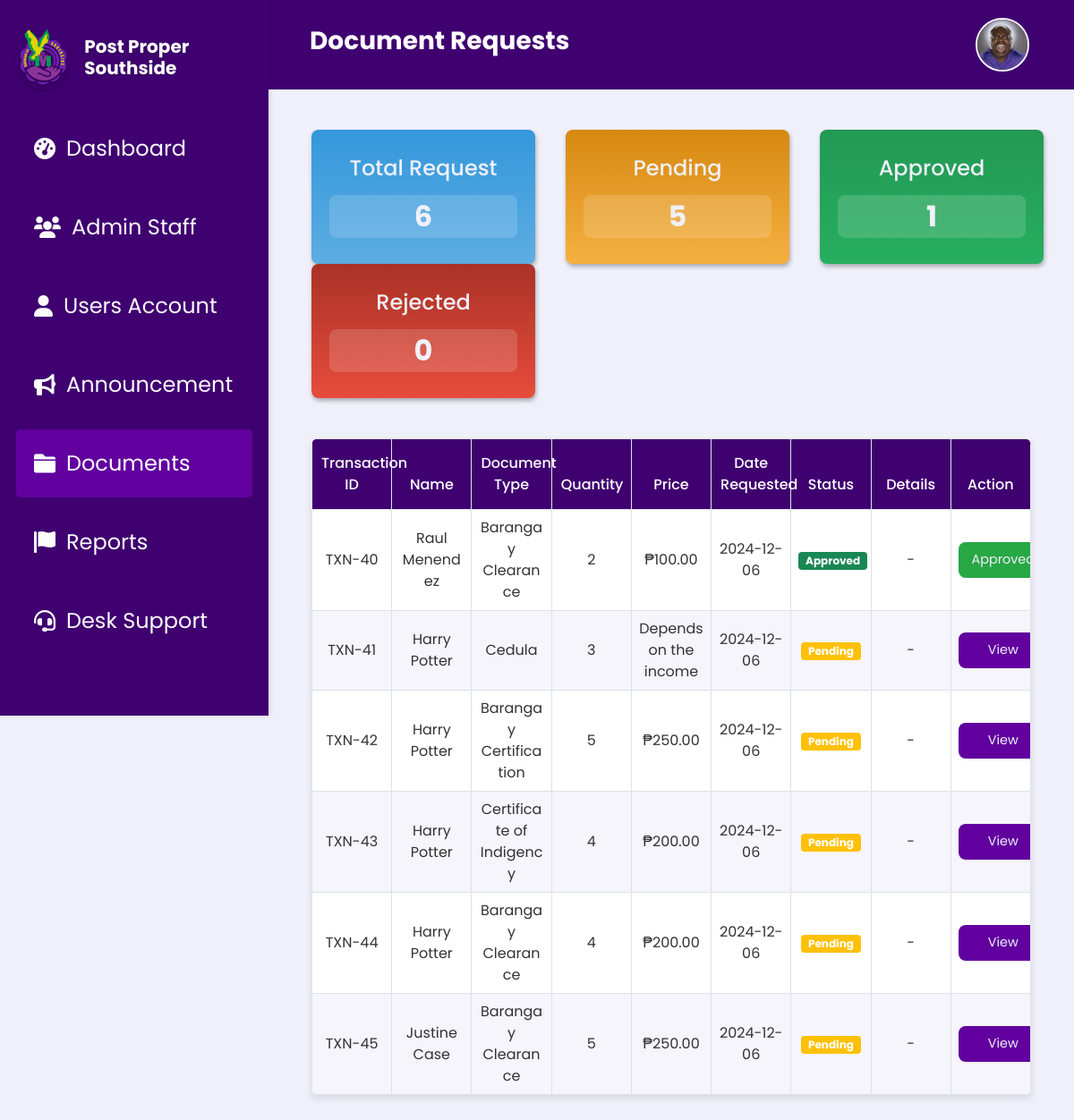
/documents.php (signed in), run on an earlier commit of the app's database.
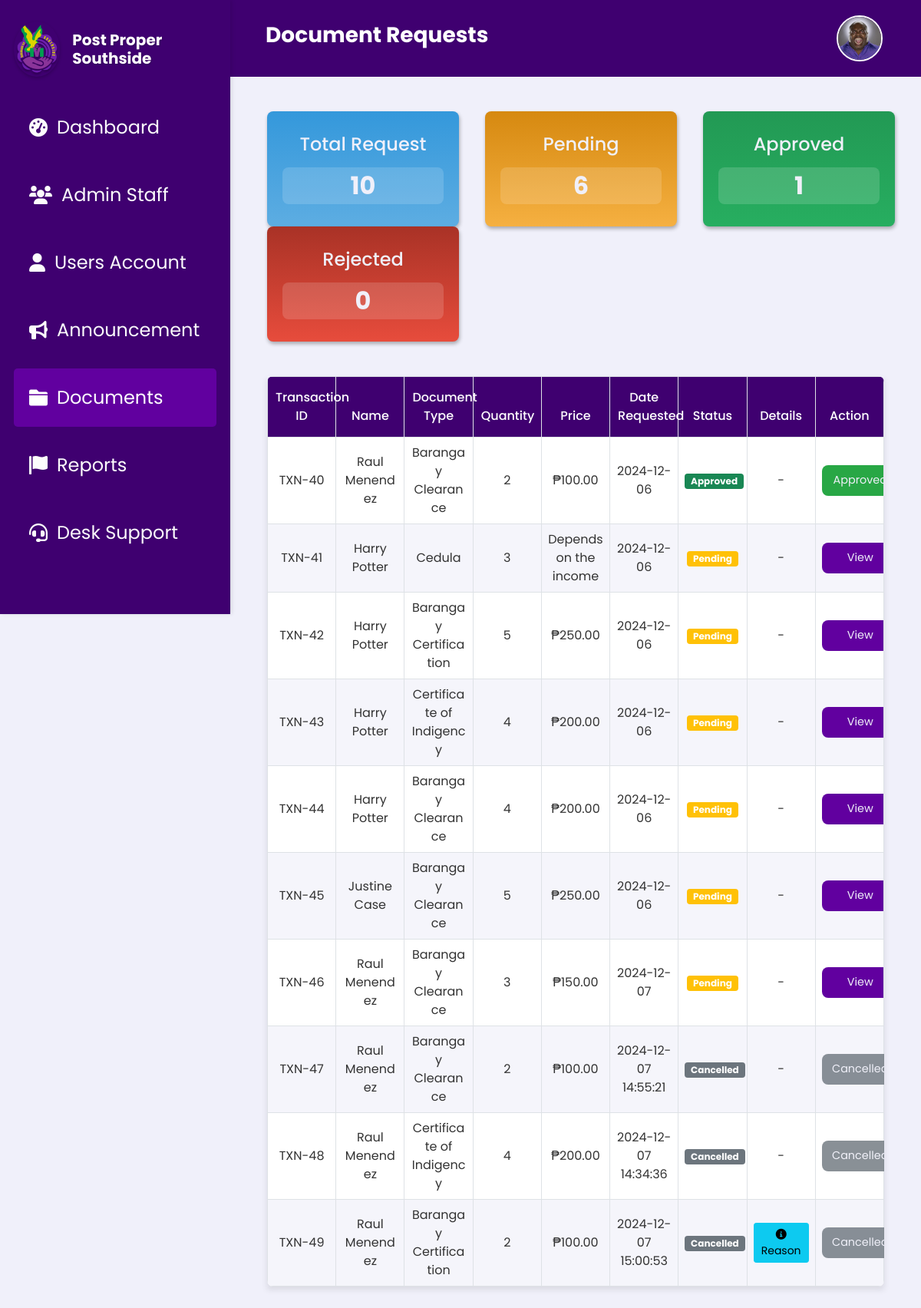
And on a later commit of the database.
### tables this page shows
CREATE TABLE `document_requests` (
  `Id` int(11) NOT NULL,
  `userId` int(11) DEFAULT NULL,
  `DocumentType` varchar(100) NOT NULL DEFAULT 'Barangay Clearance',
  `Name` varchar(255) NOT NULL,
  `Address` varchar(255) DEFAULT NULL,
  `TIN_No` varchar(50) DEFAULT NULL,
  `CTC_No` varchar(50) DEFAULT NULL,
  `Alias` varchar(100) DEFAULT NULL,
  `Age` int(11) DEFAULT NULL,
  `birthday` varchar(10) DEFAULT NULL,
  `PlaceOfBirth` varchar(255) DEFAULT NULL,
  `Occupation` varchar(255) DEFAULT NULL,
  `LengthOfStay` int(11) DEFAULT NULL,
  `Citizenship` varchar(100) DEFAULT NULL,
  `Gender` varchar(10) DEFAULT NULL,
  `CivilStatus` varchar(50) DEFAULT NULL,
  `Purpose` text DEFAULT NULL,
  `Status` varchar(50) DEFAULT NULL,
  `Quantity` int(11) DEFAULT NULL,
  `DateRequested` varchar(255) DEFAULT NULL,
  `valid_id` longtext NOT NULL,
  `valid_id_front` longtext DEFAULT NULL,
  `valid_id_back` longtext DEFAULT NULL,
  `request_picture` longtext NOT NULL,
  `rejection_reason` varchar(255) NOT NULL,
  `cancellation_reason` varchar(255) DEFAULT NULL
);

### documents.php (the view, shortened to what this page needs)
<?php
include 'db.php';
function calculatePrice($documentType, $quantity) {
    switch($documentType) {
        case 'Barangay Clearance':
        case 'Barangay Certification':
        case 'Certificate of Indigency':
            return "₱" . number_format(50.00 * $quantity, 2);
        case 'Cedula':
            return 'Depends on the income';
    }
}
$query = "SELECT Id, Name, DocumentType, Quantity, birthday, DateRequested, Status, cancellation_reason FROM document_requests";
$stmt = $conn->prepare($query);
$stmt->execute();
$documentRequests = $stmt->fetchAll(PDO::FETCH_ASSOC);
$totalRequestQuery = "SELECT COUNT(*) AS total FROM document_requests";
$pendingCountQuery = "SELECT COUNT(*) AS pending FROM document_requests WHERE LOWER(Status) = 'pending'";
$approvedCountQuery = "SELECT COUNT(*) AS approved FROM document_requests WHERE LOWER(Status) = 'approved'";
$rejectedCountQuery = "SELECT COUNT(*) AS rejected FROM document_requests WHERE LOWER(Status) = 'rejected'";
$totalRequest = $conn->query($totalRequestQuery)->fetch(PDO::FETCH_ASSOC)['total'];
$pendingCount = $conn->query($pendingCountQuery)->fetch(PDO::FETCH_ASSOC)['pending'];
$approvedCount = $conn->query($approvedCountQuery)->fetch(PDO::FETCH_ASSOC)['approved'];
$rejectedCount = $conn->query($rejectedCountQuery)->fetch(PDO::FETCH_ASSOC)['rejected'];
?>
<!DOCTYPE html>
<html lang="en">
<head>
    <link rel="stylesheet" href="https://cdn.jsdelivr.net/npm/bootstrap@5.0.2/dist/css/bootstrap.min.css">
    <link rel="stylesheet" href="css/Documents.css">
    <link rel="stylesheet" href="https://cdnjs.cloudflare.com/ajax/libs/font-awesome/5.15.4/css/all.min.css">
</head>
<body>
<?php
    $pageTitle = "Document Requests";
    include 'header.php';
    include 'sidebar.php';
?>
<div class="main-content px-4">
    <div class="statistic-container row text-center">
        <div class="col">
            <div class="card card-request">
                <h2 class="card-title">Total Request</h2>
                <div class="card-text">
                    <?php echo $totalRequest; ?>
                </div>
            </div>
        </div>
        <div class="col">
            <div class="card card-pending">
                <h2 class="card-title">Pending</h2>
                <div class="card-text">
                    <?php echo $pendingCount; ?>
                </div>
            </div>
        </div>
        <div class="col">
            <div class="card card-approved">
                <h2 class="card-title">Approved</h2>
                <div class="card-text">
                    <?php echo $approvedCount; ?>
                </div>
            </div>
        </div>
        <div class="col">
            <div class="card card-rejected">
                <h2 class="card-title">Rejected</h2>
                <div class="card-text">
                    <?php echo $rejectedCount; ?>
                </div>
            </div>
        </div>
    </div>
    <div class="table-responsive">
        <table class="table table-bordered mb-0">
            <thead>
                <tr>
                    <th data-sort="number">Transaction ID</th>
                    <th data-sort="string">Name</th>
                    <th data-sort="string">Document Type</th>
                    <th data-sort="number">Quantity</th>
                    <th data-sort="string">Price</th>
                    <th data-sort="date">Date Requested</th>
                    <th data-sort="status">Status</th>
                    <th>Details</th>
                    <th>Action</th>
                </tr>
            </thead>
            <tbody>
                <?php
                if (!empty($documentRequests)) {
                    foreach ($documentRequests as $row) {
                        echo "<tr>";
                        echo "<td>TXN-" . htmlspecialchars($row['Id']) . "</td>";
                        echo "<td>" . htmlspecialchars($row['Name']) . "</td>";
                        echo "<td>" . htmlspecialchars($row['DocumentType']) . "</td>";
                        echo "<td>" . htmlspecialchars($row['Quantity']) . "</td>";
                        echo "<td>" . calculatePrice($row['DocumentType'], $row['Quantity']) . "</td>";
                        echo "<td>" . htmlspecialchars($row['DateRequested']) . "</td>";
                        $statusBadgeClass = '';
                        switch(strtolower($row['Status'])) {
                            case 'pending':
                                $statusBadgeClass = 'badge bg-warning';
                                break;
                            case 'approved':
                                $statusBadgeClass = 'badge bg-success';
                                break;
                            case 'cancelled':
                                $statusBadgeClass = 'badge bg-secondary';
                                break;
                        }
                        echo "<td><span class='{$statusBadgeClass}'>" . ucfirst(htmlspecialchars(strtolower($row['Status']))) . "</span></td>";
                        echo "<td>";
                        if (strtolower($row['Status']) === 'cancelled' && !empty($row['cancellation_reason'])) {
                            echo '<button class="btn btn-info btn-sm" onclick="showCancellationReason(\'' .
                                 htmlspecialchars($row['cancellation_reason']) .
                                 '\')"><i class="fas fa-info-circle"></i> Reason</button>';
                        } else {
                            echo "-";
                        }
                        echo "</td>";
                        if (strtolower($row['Status']) === 'rejected') {
                            echo '<td><button class="action-button button-rejected" disabled>Rejected</button></td>';
                        } elseif (strtolower($row['Status']) === 'approved') {
                            echo '<td><button class="action-button button-approved" disabled>Approved</button></td>';
                        } elseif (strtolower($row['Status']) === 'cancelled') {
                            echo '<td><button class="action-button button-cancelled" disabled>Cancelled</button></td>';
                        } else {
                            echo '<td><a href="document_verify.php?id=' . htmlspecialchars($row['Id']) . '" class="action-button">View</a></td>';
                        }
                        echo "</tr>";
                    }
                } else {
                    echo "<tr><td colspan='9'>No document requests found.</td></tr>";
                }
                ?>
            </tbody>
        </table>
    </div>
</div>
</body>
</html>

### header.php (shortened to what this page needs)
<!DOCTYPE html>
<html lang="en">
<head>
    <link rel="stylesheet" href="css/header.css">
    <link href="https://cdn.jsdelivr.net/npm/bootstrap@5.0.2/dist/css/bootstrap.min.css" rel="stylesheet">
</head>
<body>
<?php
require 'db.php';
$pageTitle = isset($pageTitle) ? $pageTitle : "Default Title";
if (isset($_SESSION['loggedin']) && $_SESSION['loggedin'] === true && isset($_SESSION['admin_id'])) {
    $adminId = $_SESSION['admin_id'];
    $profileLink = "admin_profile.php";
    try {
        $sql = "SELECT profile_picture FROM admin_accounts WHERE id = ?";
        $stmt = $conn->prepare($sql);
        $stmt->execute([$adminId]);
        $admin = $stmt->fetch(PDO::FETCH_ASSOC);
        $profilePicture = !empty($admin['profile_picture']) ? $admin['profile_picture'] : 'assets/profile.jpg';
    } catch (PDOException $e) {
        echo "Error fetching profile picture: " . $e->getMessage();
        $profilePicture = 'assets/profile.jpg';
    }
} else {
    $profileLink = "splash.php";
    $profilePicture = 'assets/profile.jpg';
}
?>
<div class="header-container">
    <h1 class="page-title"><?php echo $pageTitle; ?></h1>
    <div class="account">
        <a href="<?php echo $profileLink; ?>" class="account-link">
            <img src="<?php echo $profilePicture; ?>" alt="Admin Profile" class="img-fluid rounded-circle account-icon">
        </a>
    </div>
</div>
</body>
</html>

### sidebar.php (shortened to what this page needs)
<!DOCTYPE html>
<html lang="en">
<head>
    <link rel="stylesheet" href="css/Sidebar.css">
    <link rel="stylesheet" href="https://cdnjs.cloudflare.com/ajax/libs/font-awesome/6.0.0-beta3/css/all.min.css">
</head>
<body>
<div class="sidebar">
    <div class="logo-section">
        <img src="assets/Southside.png" alt="Logo" class="logo" onclick="redirectToDashboard()">
        <h3 class="sidebar-title" onclick="redirectToDashboard()">Post Proper Southside</h3>
    </div>
    <?php
    $current_page = basename($_SERVER['PHP_SELF']);
    ?>
    <a href="dashboard.php" class="sidebar-link <?= $current_page == 'dashboard.php' ? 'active' : '' ?>">
        <i class="fas fa-tachometer-alt"></i> Dashboard
    </a>
    <a href="admin_staff.php" class="sidebar-link <?= $current_page == 'admin_staff.php' ? 'active' : '' ?>">
        <i class="fas fa-users"></i> Admin Staff
    </a>
    <a href="users.php" class="sidebar-link <?= $current_page == 'users.php' ? 'active' : '' ?>">
        <i class="fa-solid fa-user"></i> Users Account
    </a>
    <a href="announcement.php" class="sidebar-link <?= $current_page == 'announcement.php' ? 'active' : '' ?>">
        <i class="fas fa-bullhorn"></i> Announcement
    </a>
    <a href="documents.php" class="sidebar-link <?= $current_page == 'documents.php' ? 'active' : '' ?>">
        <i class="fas fa-folder"></i>Documents
    </a>
    <a href="reports.php" class="sidebar-link <?= $current_page == 'reports.php' ? 'active' : '' ?>">
        <i class="fas fa-flag"></i> Reports
    </a>
    <a href="desk_support.php" class="sidebar-link <?= $current_page == 'desk_support.php' ? 'active' : '' ?>">
        <i class="fas fa-headset"></i> Desk Support
    </a>
</div>
</body>
</html>

### css/Documents.css (style rules this page uses)
:root { --text-dark: #06070f; --text-light: #f0f0fa; --main-color: #61009f; --header-color: #3f0070; --button-default: #8a43c5; --button-hover: #b52aff; --focus-textfield: #9b4dff; --box-shadow: 1px 3px 5px rgba(0, 0, 0, 0.3); --container-blue: linear-gradient(180deg, #3498db, #5dade2); --container-yellow: linear-gradient(180deg, #d68910, #f5b041); --container-red: linear-gradient(180deg, #a93226, #e74c3c); --container-green: linear-gradient(180deg, #229954, #27ae60); }
body { font-family: "Poppins", sans-serif; background-color: #f0f0fa !important; }
.main-content { padding-bottom: 2rem; }
.card { display: flex; justify-content: center; font-family: "Poppins", sans-serif; height: 9.375rem; width: 15.625rem; border-radius: 0.5rem !important; padding: 1.25rem; border: none !important; box-shadow: var(--box-shadow); transition: transform 0.3s ease; }
.card-title { font-size: 1.5rem; color: var(--text-light); }
.card-text { font-size: 2rem; font-weight: 700; border-radius: 0.5rem; color: var(--text-light); margin-top: 0.5rem; background: rgba(255, 255, 255, 0.15); }
.card-request { background: var(--container-blue); }
.card-pending { background: var(--container-yellow); }
.card-approved { background: var(--container-green); }
.card-rejected { background: var(--container-red); }
.table-responsive { margin: 2.813rem 1.5rem 0; max-width: 100%; display: flex; justify-content: center; box-shadow: 0 4px 8px rgba(0, 0, 0, 0.1); }
.table { font-family: "Poppins", sans-serif; width: 100%; border-collapse: collapse; table-layout: fixed; background-color: white; border-radius: 8px; overflow: hidden; box-shadow: 0 4px 6px rgba(0, 0, 0, 0.1); }
.table thead th { background-color: var(--header-color) !important; color: white !important; font-weight: 500; padding: 15px 10px; text-align: center; }
.table tbody tr:nth-child(odd) { background-color: #ffffff; }
.table tbody tr:nth-child(even) { background-color: #f5f5fb; }
.table td { word-wrap: break-word; color: #333; padding: 12px 10px; text-align: center; vertical-align: middle; }
.action-button { width: 6.25rem; height: 2.5rem; background-color: var(--main-color); color: var(--text-light); display: flex; align-items: center; justify-content: center; border: none; border-radius: 0.5rem; text-decoration: none; cursor: pointer; margin: 0 auto; transition: all 0.3s ease; font-size: 0.9rem; padding: 8px 16px; }
.button-approved { background-color: #28a745 !important; cursor: not-allowed; }
.button-cancelled { background-color: #6c757d !important; cursor: not-allowed; opacity: 0.8; }
.badge { padding: 8px 12px; font-weight: 500; font-size: 0.85rem; border-radius: 6px; }
.btn-info { background-color: var(--header-color); border: none; color: white; padding: 6px 12px; font-size: 0.85rem; border-radius: 6px; transition: background-color 0.3s ease; }
.btn-info { background-color: var(--header-color); border: none; color: white; padding: 6px 12px; font-size: 0.85rem; border-radius: 6px; transition: all 0.2s ease; }
.statistic-container { padding: 2.813rem 0 0 1.5rem; }
@media (max-width: 1200px) { .main-content { margin-left: 200px; } }

### css/header.css (style rules this page uses)
* { margin: 0; padding: 0; box-sizing: border-box; }
.header-container { background-color: #3f0070; padding: 20px 50px; margin-left: 18.5rem; text-align: left; position: relative; display: flex; justify-content: space-between; align-items: center; width: auto; }
.page-title { font-size: 28px; color: #ffffff; font-weight: bold; font-family: "Poppins", sans-serif; }
.account { display: flex; align-items: center; }
.account-link { display: inline-block; }
.account-icon { width: 3.75rem; height: auto; border-radius: 50%; aspect-ratio: 1 / 1; object-fit: cover; border: 0.125rem solid #ffffff; transition: transform 0.3s ease; }

What changed in the data, as far as the page shows it:
added document_requests: Id "46", Name "Raul Menendez", DocumentType "Barangay Clearance", Quantity "3", calculatePrice($row['DocumentType'], $row['Quantity']) "₱150.00", DateRequested "2024-12-07", Status "Pending"
added document_requests: Id "47", Name "Raul Menendez", DocumentType "Barangay Clearance", Quantity "2", calculatePrice($row['DocumentType'], $row['Quantity']) "₱100.00", DateRequested "2024-12-07 14:55:21", Status "Cancelled"
added document_requests: Id "48", Name "Raul Menendez", DocumentType "Certificate of Indigency", Quantity "4", calculatePrice($row['DocumentType'], $row['Quantity']) "₱200.00", DateRequested "2024-12-07 14:34:36", Status "Cancelled"
added document_requests: Id "49", Name "Raul Menendez", DocumentType "Barangay Certification", Quantity "2", calculatePrice($row['DocumentType'], $row['Quantity']) "₱100.00", DateRequested "2024-12-07 15:00:53", Status "Cancelled"
Also different on the page:
$totalRequest: "6" → "10"
$pendingCount: "5" → "6"
